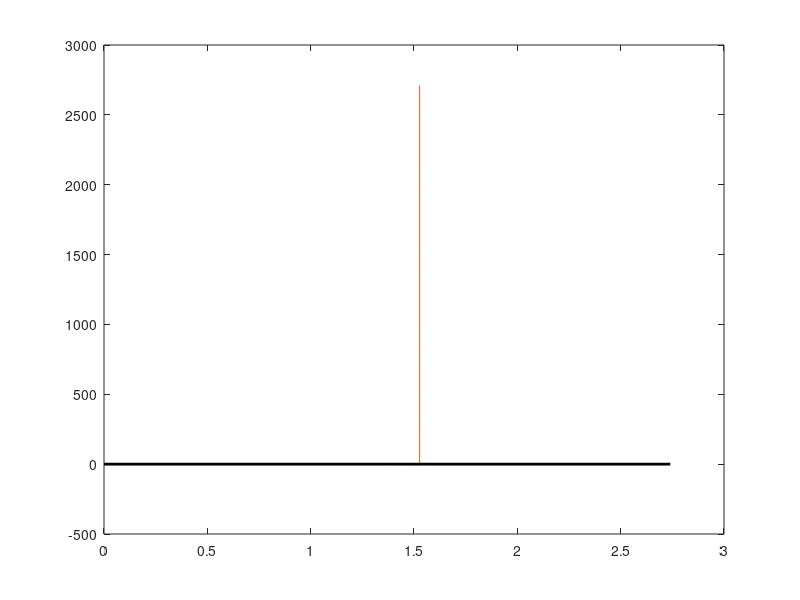

MATLAB code for this plot:
function res = ping_pong_it_1()
%2-D model of a ping pong ball with initial angle theta hitting the table
%and spinning off again
%Only spin is about z-axis
%GOAL: working flight, impact, and post-impact flight model

m = .0027; %kg
r_ball = 0.020; %m
g = 9.80; %m/s^2
A = 0.00502654824; %m^2
Cd = 0.5;
rho = 1.225; %kg/m^3
mu = 0.6; %coeff. of friction between ball and table
magnus_coeff = .000207;

theta = -pi/3.5; %launch angle in radians
v0 = 8; %m/s

Times = 0:.01:1;
Initial = [0;0.2;(v0*cos(theta));(v0*sin(theta));0]; %x0 y0 vx0 vy0

options = odeset('Events',@events);
%B1 stands for Bounce 1
[T1, B1] = ode45(@proj_derivs,Times,Initial,options);


%COLLISION MODELING: FIRST BOUNCE
% Torque * time of impact = Lf - L0
L_0 = Initial(2) * m * Initial(3); % h * m * vx
t_impact = 2 * -0.0014 / B1(end,4); %double compression distance (1.4 mm) / impact v
F_impact = -2 * m * B1(end,4) / t_impact; % 2mv / t = change in p over t
friction = mu * F_impact * -1 * sign(B1(end,3)); % mu * N * -vxhat
Torque = r_ball * friction; %r x F
rxp = B1(end,1)*m*-1*B1(end,4); %r x p = range * m * vy
Omega = (Torque * t_impact + L_0 - rxp) / ((2/3)*m*r_ball^2); %CALC R CROSS P

Initial2 = [B1(end,1); B1(end,2); B1(end,3); -1*B1(end,4); Omega];
%after ode stops, next call:
[T2, B2] = ode45(@proj_derivs,Times,Initial2,options);

figure;
plot(B1(:,1),B1(:,2))
hold on;
plot(B2(:,1),B2(:,2))





    function [value,isterminal,direction] = events(t,PV)
        value = PV(2);
        isterminal = 1;
        direction = -1;
    end

    function derivs = proj_derivs(t,PV)
        x = PV(1);
        y = PV(2);
        vx = PV(3);
        vy = PV(4);
        omega = PV(5);
        
        dxdt = vx;
        dydt = vy;
        
        Vhat = [vx;vy] ./ norm([vx;vy]);
        
        Fd = -0.5 * rho * A * Cd * (norm([vx;vy]))^2 .* Vhat;
        
        Mx = magnus_coeff * omega * vx;
        if vy > 0
            My = -1 * magnus_coeff * omega * vy;
        else
            My = magnus_coeff * omega * vy;
        end
        
        dvxdt = (Fd(1) + Mx) / m;
        dvydt = -g + (Fd(2) + My) / m;
        derivs = [dxdt;dydt;dvxdt;dvydt;(0.03*omega/100)];
        %percent = t*100
    end
%THE TABLE
X = [0, 2.74];
Y = [0, 0];
X2 = [1.37, 1.37];
Y2 = [0, 0.1525];
plot (X,Y,'k','linewidth',2)
plot (X2, Y2,'k','linewidth',2)
%axis([0 6 0 1])
end
